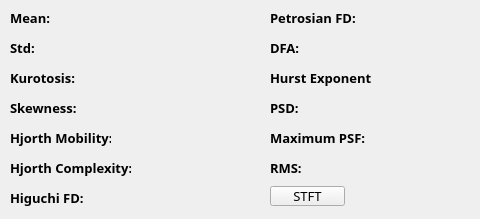
    <widget class="QWidget" name="F4">
     <attribute name="title">
      <string>F4</string>
     </attribute>
     <widget class="QPushButton" name="stft_2">
      <property name="geometry">
       <rect>
        <x>270</x>
        <y>186</y>
        <width>75</width>
        <height>20</height>
       </rect>
      </property>
      <property name="font">
       <font>
        <family>나눔스퀘어_ac Bold</family>
        <pointsize>10</pointsize>
       </font>
      </property>
      <property name="text">
       <string>STFT</string>
      </property>
     </widget>
     <widget class="QLabel" name="Kurotosis_2">
      <property name="geometry">
       <rect>
        <x>130</x>
        <y>70</y>
        <width>81</width>
        <height>20</height>
       </rect>
      </property>
      <property name="font">
       <font>
        <family>나눔스퀘어_ac Bold</family>
        <pointsize>10</pointsize>
        <weight>75</weight>
        <bold>true</bold>
       </font>
      </property>
      <property name="text">
       <string/>
      </property>
     </widget>
     <widget class="QLabel" name="label_14">
      <property name="geometry">
       <rect>
        <x>10</x>
        <y>130</y>
        <width>101</width>
        <height>16</height>
       </rect>
      </property>
      <property name="font">
       <font>
        <family>나눔스퀘어_ac Bold</family>
        <pointsize>10</pointsize>
        <weight>75</weight>
        <bold>true</bold>
       </font>
      </property>
      <property name="text">
       <string>Hjorth Mobility:</string>
      </property>
     </widget>
     <widget class="QLabel" name="label_15">
      <property name="geometry">
       <rect>
        <x>10</x>
        <y>160</y>
        <width>121</width>
        <height>16</height>
       </rect>
      </property>
      <property name="font">
       <font>
        <family>나눔스퀘어_ac Bold</family>
        <pointsize>10</pointsize>
        <weight>75</weight>
        <bold>true</bold>
       </font>
      </property>
      <property name="text">
       <string>Hjorth Complexity:</string>
      </property>
     </widget>
     <widget class="QLabel" name="Petrosian_FD_2">
      <property name="geometry">
       <rect>
        <x>390</x>
        <y>10</y>
        <width>81</width>
        <height>20</height>
       </rect>
      </property>
      <property name="font">
       <font>
        <family>나눔스퀘어_ac Bold</family>
        <pointsize>10</pointsize>
        <weight>75</weight>
        <bold>true</bold>
       </font>
      </property>
      <property name="text">
       <string/>
      </property>
     </widget>
     <widget class="QLabel" name="Mean_2">
      <property name="geometry">
       <rect>
        <x>130</x>
        <y>10</y>
        <width>81</width>
        <height>20</height>
       </rect>
      </property>
      <property name="font">
       <font>
        <family>나눔스퀘어_ac Bold</family>
        <pointsize>10</pointsize>
        <weight>75</weight>
        <bold>true</bold>
       </font>
      </property>
      <property name="text">
       <string/>
      </property>
     </widget>
     <widget class="QLabel" name="label_16">
      <property name="geometry">
       <rect>
        <x>270</x>
        <y>10</y>
        <width>91</width>
        <height>16</height>
       </rect>
      </property>
      <property name="font">
       <font>
        <family>나눔스퀘어_ac Bold</family>
        <pointsize>10</pointsize>
        <weight>75</weight>
        <bold>true</bold>
       </font>
      </property>
      <property name="text">
       <string>Petrosian FD:</string>
      </property>
     </widget>
     <widget class="QLabel" name="Hjorth_Complexity_2">
      <property name="geometry">
       <rect>
        <x>130</x>
        <y>160</y>
        <width>81</width>
        <height>20</height>
       </rect>
      </property>
      <property name="font">
       <font>
        <family>나눔스퀘어_ac Bold</family>
        <pointsize>10</pointsize>
        <weight>75</weight>
        <bold>true</bold>
       </font>
      </property>
      <property name="text">
       <string/>
      </property>
     </widget>
     <widget class="QLabel" name="Hurst_Exponent_2">
      <property name="geometry">
       <rect>
        <x>390</x>
        <y>70</y>
        <width>81</width>
        <height>20</height>
       </rect>
      </property>
      <property name="font">
       <font>
        <family>나눔스퀘어_ac Bold</family>
        <pointsize>10</pointsize>
        <weight>75</weight>
        <bold>true</bold>
       </font>
      </property>
      <property name="text">
       <string/>
      </property>
     </widget>
     <widget class="QLabel" name="Std_2">
      <property name="geometry">
       <rect>
        <x>130</x>
        <y>40</y>
        <width>81</width>
        <height>20</height>
       </rect>
      </property>
      <property name="font">
       <font>
        <family>나눔스퀘어_ac Bold</family>
        <pointsize>10</pointsize>
        <weight>75</weight>
        <bold>true</bold>
       </font>
      </property>
      <property name="text">
       <string/>
      </property>
     </widget>
     <widget class="QLabel" name="label_17">
      <property name="geometry">
       <rect>
        <x>10</x>
        <y>40</y>
        <width>31</width>
        <height>16</height>
       </rect>
      </property>
      <property name="font">
       <font>
        <family>나눔스퀘어_ac Bold</family>
        <pointsize>10</pointsize>
        <weight>75</weight>
        <bold>true</bold>
       </font>
      </property>
      <property name="text">
       <string>Std: </string>
      </property>
     </widget>
     <widget class="QLabel" name="label_18">
      <property name="geometry">
       <rect>
        <x>270</x>
        <y>100</y>
        <width>101</width>
        <height>16</height>
       </rect>
      </property>
      <property name="font">
       <font>
        <family>나눔스퀘어_ac Bold</family>
        <pointsize>10</pointsize>
        <weight>75</weight>
        <bold>true</bold>
       </font>
      </property>
      <property name="text">
       <string>PSD:</string>
      </property>
     </widget>
     <widget class="QLabel" name="label_19">
      <property name="geometry">
       <rect>
        <x>270</x>
        <y>130</y>
        <width>101</width>
        <height>16</height>
       </rect>
      </property>
      <property name="font">
       <font>
        <family>나눔스퀘어_ac Bold</family>
        <pointsize>10</pointsize>
        <weight>75</weight>
        <bold>true</bold>
       </font>
      </property>
      <property name="text">
       <string>Maximum PSF:</string>
      </property>
     </widget>
     <widget class="QLabel" name="label_20">
      <property name="geometry">
       <rect>
        <x>270</x>
        <y>160</y>
        <width>41</width>
        <height>16</height>
       </rect>
      </property>
      <property name="font">
       <font>
        <family>나눔스퀘어_ac Bold</family>
        <pointsize>10</pointsize>
        <weight>75</weight>
        <bold>true</bold>
       </font>
      </property>
      <property name="text">
       <string>RMS:</string>
      </property>
     </widget>
     <widget class="QLabel" name="RMS_2">
      <property name="geometry">
       <rect>
        <x>390</x>
        <y>160</y>
        <width>81</width>
        <height>20</height>
       </rect>
      </property>
      <property name="font">
       <font>
        <family>나눔스퀘어_ac Bold</family>
        <pointsize>10</pointsize>
        <weight>75</weight>
        <bold>true</bold>
       </font>
      </property>
      <property name="text">
       <string/>
      </property>
     </widget>
     <widget class="QLabel" name="label_21">
      <property name="geometry">
       <rect>
        <x>10</x>
        <y>100</y>
        <width>71</width>
        <height>16</height>
       </rect>
      </property>
      <property name="font">
       <font>
        <family>나눔스퀘어_ac Bold</family>
        <pointsize>10</pointsize>
        <weight>75</weight>
        <bold>true</bold>
       </font>
      </property>
      <property name="text">
       <string>Skewness: </string>
      </property>
     </widget>
     <widget class="QLabel" name="label_22">
      <property name="geometry">
       <rect>
        <x>10</x>
        <y>10</y>
        <width>41</width>
        <height>16</height>
       </rect>
      </property>
      <property name="font">
       <font>
        <family>나눔스퀘어_ac Bold</family>
        <pointsize>10</pointsize>
        <weight>75</weight>
        <bold>true</bold>
       </font>
      </property>
      <property name="text">
       <string>Mean: </string>
      </property>
     </widget>
     <widget class="QLabel" name="Skewness_2">
      <property name="geometry">
       <rect>
        <x>130</x>
        <y>100</y>
        <width>81</width>
        <height>20</height>
       </rect>
      </property>
      <property name="font">
       <font>
        <family>나눔스퀘어_ac Bold</family>
        <pointsize>10</pointsize>
        <weight>75</weight>
        <bold>true</bold>
       </font>
      </property>
      <property name="text">
       <string/>
      </property>
     </widget>
     <widget class="QLabel" name="label_23">
      <property name="geometry">
       <rect>
        <x>270</x>
        <y>40</y>
        <width>41</width>
        <height>16</height>
       </rect>
      </property>
      <property name="font">
       <font>
        <family>나눔스퀘어_ac Bold</family>
        <pointsize>10</pointsize>
        <weight>75</weight>
        <bold>true</bold>
       </font>
      </property>
      <property name="text">
       <string>DFA:</string>
      </property>
     </widget>
     <widget class="QLabel" name="Higuchi_FD_2">
      <property name="geometry">
       <rect>
        <x>130</x>
        <y>190</y>
        <width>81</width>
        <height>20</height>
       </rect>
      </property>
      <property name="font">
       <font>
        <family>나눔스퀘어_ac Bold</family>
        <pointsize>10</pointsize>
        <weight>75</weight>
        <bold>true</bold>
       </font>
      </property>
      <property name="text">
       <string/>
      </property>
     </widget>
     <widget class="QLabel" name="label_24">
      <property name="geometry">
       <rect>
        <x>270</x>
        <y>70</y>
        <width>101</width>
        <height>16</height>
       </rect>
      </property>
      <property name="font">
       <font>
        <family>나눔스퀘어_ac Bold</family>
        <pointsize>10</pointsize>
        <weight>75</weight>
        <bold>true</bold>
       </font>
      </property>
      <property name="text">
       <string>Hurst Exponent:</string>
      </property>
     </widget>
     <widget class="QLabel" name="Maximum_PSF_2">
      <property name="geometry">
       <rect>
        <x>390</x>
        <y>130</y>
        <width>81</width>
        <height>20</height>
       </rect>
      </property>
      <property name="font">
       <font>
        <family>나눔스퀘어_ac Bold</family>
        <pointsize>10</pointsize>
        <weight>75</weight>
        <bold>true</bold>
       </font>
      </property>
      <property name="text">
       <string/>
      </property>
     </widget>
     <widget class="QLabel" name="label_25">
      <property name="geometry">
       <rect>
        <x>10</x>
        <y>70</y>
        <width>71</width>
        <height>16</height>
       </rect>
      </property>
      <property name="font">
       <font>
        <family>나눔스퀘어_ac Bold</family>
        <pointsize>10</pointsize>
        <weight>75</weight>
        <bold>true</bold>
       </font>
      </property>
      <property name="text">
       <string>Kurotosis: </string>
      </property>
     </widget>
     <widget class="QLabel" name="label_26">
      <property name="geometry">
       <rect>
        <x>10</x>
        <y>190</y>
        <width>81</width>
        <height>16</height>
       </rect>
      </property>
      <property name="font">
       <font>
        <family>나눔스퀘어_ac Bold</family>
        <pointsize>10</pointsize>
        <weight>75</weight>
        <bold>true</bold>
       </font>
      </property>
      <property name="text">
       <string>Higuchi FD:</string>
      </property>
     </widget>
     <widget class="QLabel" name="DFA_2">
      <property name="geometry">
       <rect>
        <x>390</x>
        <y>40</y>
        <width>81</width>
        <height>20</height>
       </rect>
      </property>
      <property name="font">
       <font>
        <family>나눔스퀘어_ac Bold</family>
        <pointsize>10</pointsize>
        <weight>75</weight>
        <bold>true</bold>
       </font>
      </property>
      <property name="text">
       <string/>
      </property>
     </widget>
     <widget class="QLabel" name="PSD_2">
      <property name="geometry">
       <rect>
        <x>390</x>
        <y>100</y>
        <width>81</width>
        <height>20</height>
       </rect>
      </property>
      <property name="font">
       <font>
        <family>나눔스퀘어_ac Bold</family>
        <pointsize>10</pointsize>
        <weight>75</weight>
        <bold>true</bold>
       </font>
      </property>
      <property name="text">
       <string/>
      </property>
     </widget>
     <widget class="QLabel" name="Hjorth_Mobility_2">
      <property name="geometry">
       <rect>
        <x>130</x>
        <y>130</y>
        <width>81</width>
        <height>20</height>
       </rect>
      </property>
      <property name="font">
       <font>
        <family>나눔스퀘어_ac Bold</family>
        <pointsize>10</pointsize>
        <weight>75</weight>
        <bold>true</bold>
       </font>
      </property>
      <property name="text">
       <string/>
      </property>
     </widget>
    </widget>
